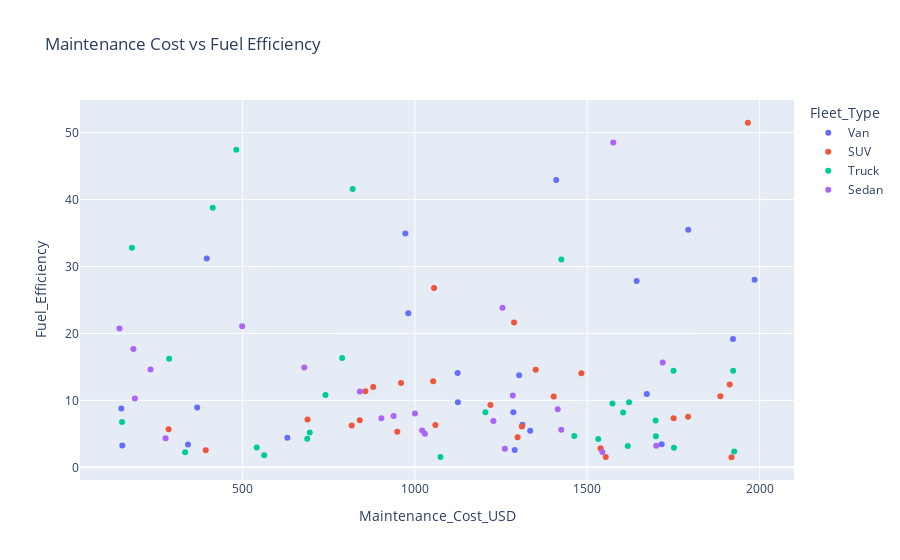

The notebook cell saved with this chart:
### Code cell
import plotly.express as px

fig = px.scatter(
    dummy_data,
    x='Maintenance_Cost_USD',
    y='Fuel_Efficiency',
    color='Fleet_Type',
    title='Maintenance Cost vs Fuel Efficiency'
)
fig.show()

### Figure 1 — Plotly figure (JSON) as saved in the notebook; plotly's stock layout.template omitted (floating-point values rounded to 4 significant figures)
{"data": [{"hovertemplate": "Fleet_Type=Van<br>Maintenance_Cost_USD=%{x}<br>Fuel_Efficiency=%{y}<extra></extra>", "legendgroup": "Van", "marker": {"color": "#636efa", "symbol": "circle"}, "mode": "markers", "name": "Van", "orientation": "v", "showlegend": true, "x": [368.3, 1312.0, 1334.0, 1643.0, 396.1, 341.7, 980.8, 1124.0, 1673.0, 1793.0, 1410.0, 972.1, 151.0, 1716.0, 1302.0, 1923.0, 1985.0, 1289.0, 1286.0, 630.0, 1125.0, 148.2], "xaxis": "x", "y": [8.921, 6.362, 5.479, 27.85, 31.19, 3.42, 23.04, 14.09, 10.97, 35.5, 42.93, 34.92, 3.256, 3.462, 13.75, 19.16, 28.03, 2.592, 8.239, 4.432, 9.71, 8.771], "yaxis": "y", "type": "scatter"}, {"hovertemplate": "Fleet_Type=SUV<br>Maintenance_Cost_USD=%{x}<br>Fuel_Efficiency=%{y}<extra></extra>", "legendgroup": "SUV", "marker": {"color": "#EF553B", "symbol": "circle"}, "mode": "markers", "name": "SUV", "orientation": "v", "showlegend": true, "x": [1298.0, 1350.0, 1310.0, 1554.0, 285.4, 1483.0, 1886.0, 1059.0, 1053.0, 1055.0, 1792.0, 393.1, 1538.0, 1403.0, 1751.0, 1288.0, 878.9, 856.2, 688.5, 840.0, 1918.0, 948.8, 816.6, 959.7, 1913.0, 1219.0, 1966.0], "xaxis": "x", "y": [4.48, 14.58, 6.107, 1.523, 5.687, 14.07, 10.61, 6.327, 12.88, 26.79, 7.57, 2.562, 2.864, 10.6, 7.346, 21.65, 12.0, 11.36, 7.132, 7.038, 1.505, 5.324, 6.264, 12.61, 12.38, 9.323, 51.48], "yaxis": "y", "type": "scatter"}, {"hovertemplate": "Fleet_Type=Truck<br>Maintenance_Cost_USD=%{x}<br>Fuel_Efficiency=%{y}<extra></extra>", "legendgroup": "Truck", "marker": {"color": "#00cc96", "symbol": "circle"}, "mode": "markers", "name": "Truck", "orientation": "v", "showlegend": true, "x": [1923.0, 1698.0, 1699.0, 687.6, 178.9, 740.5, 1573.0, 286.8, 1617.0, 1205.0, 541.1, 481.8, 788.8, 1532.0, 333.3, 819.5, 1462.0, 1621.0, 1750.0, 1926.0, 413.4, 1604.0, 150.4, 1425.0, 694.9, 1751.0, 1074.0, 562.7], "xaxis": "x", "y": [14.42, 6.993, 4.66, 4.286, 32.8, 10.81, 9.522, 16.21, 3.177, 8.245, 2.958, 47.44, 16.33, 4.216, 2.252, 41.6, 4.667, 9.718, 14.41, 2.379, 38.77, 8.18, 6.775, 31.04, 5.198, 2.934, 1.558, 1.819], "yaxis": "y", "type": "scatter"}, {"hovertemplate": "Fleet_Type=Sedan<br>Maintenance_Cost_USD=%{x}<br>Fuel_Efficiency=%{y}<extra></extra>", "legendgroup": "Sedan", "marker": {"color": "#ab63fa", "symbol": "circle"}, "mode": "markers", "name": "Sedan", "orientation": "v", "showlegend": true, "x": [1719.0, 1284.0, 840.3, 1254.0, 1228.0, 1414.0, 1000.0, 276.6, 233.1, 1261.0, 142.8, 1021.0, 1544.0, 1029.0, 1424.0, 938.2, 1700.0, 1575.0, 498.7, 679.0, 187.5, 902.6, 183.4], "xaxis": "x", "y": [15.65, 10.74, 11.35, 23.86, 6.93, 8.677, 8.04, 4.352, 14.61, 2.793, 20.74, 5.498, 2.295, 5.012, 5.604, 7.683, 3.235, 48.53, 21.06, 14.93, 10.3, 7.349, 17.68], "yaxis": "y", "type": "scatter"}], "layout": {"xaxis": {"anchor": "y", "domain": [0, 1], "title": {"text": "Maintenance_Cost_USD"}}, "yaxis": {"anchor": "x", "domain": [0, 1], "title": {"text": "Fuel_Efficiency"}}, "legend": {"title": {"text": "Fleet_Type"}, "tracegroupgap": 0}, "title": {"text": "Maintenance Cost vs Fuel Efficiency"}}}
